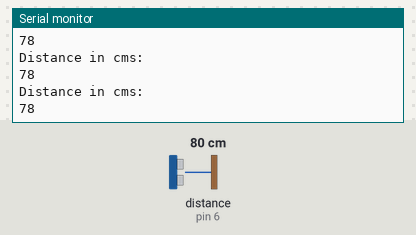
This sketch was run on a simulated Arduino Uno, built with avr-gcc and run on an emulated ATmega328P. Parts: the last lines printed to the serial monitor. Wiring (inferred from the names in the program): ultrasonic range finder: trigger pin 5; echo pin 6. The inputs (shaded band) are chosen by the test bench; at power-on: distance to the obstacle (sensor on pin 6) 80 cm. The echo pulse lasts 58.3 µs per cm.

Above: at 1.2 s.
1.3 s: distance to the obstacle (sensor on pin 6) set to 2 cm
At 1.72 s:
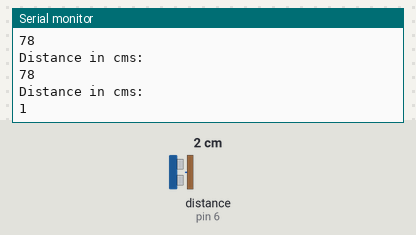
4.3 s: distance to the obstacle (sensor on pin 6) set to 4 cm
At 4.48 s:
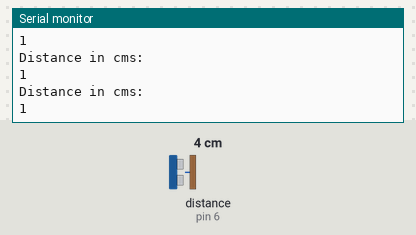
Timing chart, 0 to 7.3 s (numbered marks = the images above; inputs shaded):
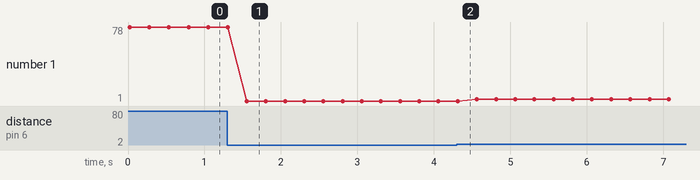

The sketch:

Ultra_Sonar_Distance_Sensor_Test_Program_One.ino
```cpp
//Program: Test program to test Sonar Based Distance calculation Sensor Module

//Pin Allocation
int echoPin = 6;
int triggerPin = 5;

//Global Variables

void setup() {
  // put your setup code here, to run once:
  //set BAUD Rate
  Serial.begin(9600);
  //initialisation of the pins
  pinMode(echoPin, INPUT);//Digital Input
  pinMode(triggerPin, OUTPUT);//Digital Output
}

void loop() {
  // put your main code here, to run repeatedly:
  ultraSonicReading();
}

long ultraSonicReading()
{
  //Off the trigger Signal to make sure
  digitalWrite(triggerPin, LOW);
  //Delay
  delayMicroseconds(2);
  //On the triger Signal to start the sensor
  digitalWrite(triggerPin, HIGH);
  //Delay
  delayMicroseconds(10);
  //Off the trigger Signal
  digitalWrite(triggerPin, LOW);

  //duration of the signal between sending and receiving
  int duration = pulseIn(echoPin, HIGH);

  long distanceInCMS = (duration*0.034)/2;// 340m/s converting into cms/microseconds and 2 for forward and backward

  //print the distance in centimeters
  Serial.println("Distance in cms: ");
  Serial.println(distanceInCMS);
  //Delay
  delay(250);
}
```

Measured:
- after the input at 1.3 s, the serial monitor: prints a new line after 0.25 s (image 1)
- plotted number 1: 78 → 1 after the input at 1.3 s, 1 → 3 after the input at 4.3 s
